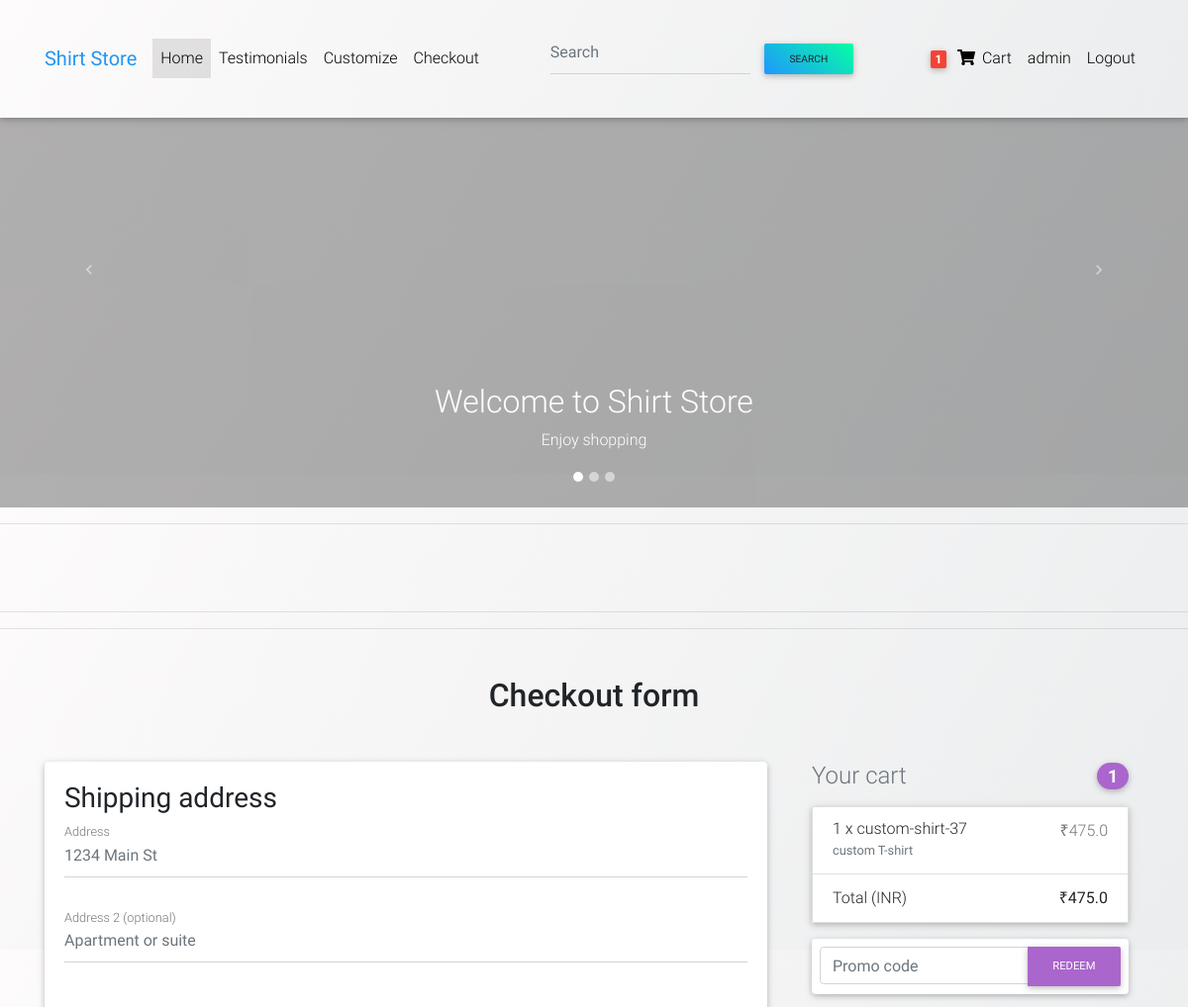
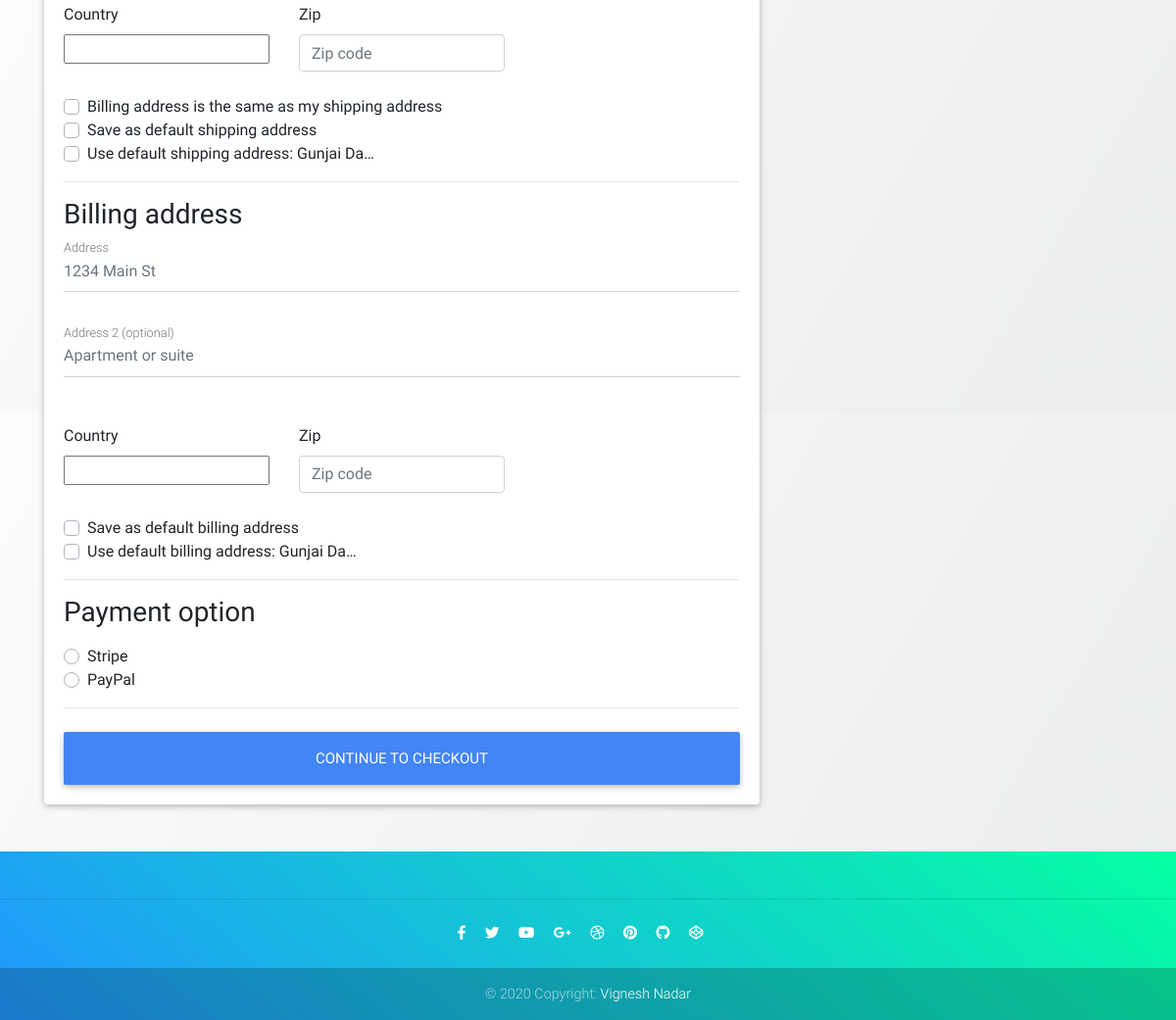
Screenshot of /checkout/ (signed in) with the database file from the repository (2 pictures, top to bottom).
### core/models.py (models this page shows, shortened)
class Order(models.Model):
    user = models.ForeignKey(settings.AUTH_USER_MODEL,
                             on_delete=models.CASCADE)
    ref_code = models.CharField(max_length=20, blank=True, null=True)
    items = models.ManyToManyField(OrderItem)
    start_date = models.DateTimeField(auto_now_add=True)
    ordered_date = models.DateTimeField()
    ordered = models.BooleanField(default=False)
    shipping_address = models.ForeignKey(
        'Address', related_name='shipping_address', on_delete=models.SET_NULL, blank=True, null=True)
    billing_address = models.ForeignKey(
        'Address', related_name='billing_address', on_delete=models.SET_NULL, blank=True, null=True)
    payment = models.ForeignKey(
        'Payment', on_delete=models.SET_NULL, blank=True, null=True)
    coupon = models.ForeignKey(
        'Coupon', on_delete=models.SET_NULL, blank=True, null=True)
    being_delivered = models.BooleanField(default=False)
    received = models.BooleanField(default=False)
    refund_requested = models.BooleanField(default=False)
    refund_granted = models.BooleanField(default=False)
    '''
    1. Item added to cart
    2. Adding a billing address
    (Failed checkout)
    3. Payment
    (Preprocessing, processing, packaging etc.)
    4. Being delivered
    5. Received
    6. Refunds
    '''
    def get_total(self):
        total = 0
        for order_item in self.items.all():
            total += order_item.get_final_price()
        if self.coupon:
            total -= self.coupon.amount
        return total

class Address(models.Model):
    user = models.ForeignKey(settings.AUTH_USER_MODEL,
                             on_delete=models.CASCADE)
    street_address = models.CharField(max_length=100)
    apartment_address = models.CharField(max_length=100)
    country = CountryField(multiple=False)
    zip = models.CharField(max_length=100)
    address_type = models.CharField(max_length=1, choices=ADDRESS_CHOICES)
    default = models.BooleanField(default=False)
    class Meta:
        verbose_name_plural = 'Addresses'

class OrderItem(models.Model):
    user = models.ForeignKey(settings.AUTH_USER_MODEL,
                             on_delete=models.CASCADE)
    ordered = models.BooleanField(default=False)
    item = models.ForeignKey(Item, on_delete=models.CASCADE)
    quantity = models.IntegerField(default=1)
    def get_total_discount_item_price(self):
        return self.quantity * self.item.discount_price
    def get_final_price(self):
        if self.item.discount_price:
            return self.get_total_discount_item_price()
        return self.get_total_item_price()

class Item(models.Model):
    title = models.CharField(max_length=100)
    price = models.FloatField()
    discount_price = models.FloatField(blank=True, null=True)
    category = models.CharField(choices=CATEGORY_CHOICES, max_length=2)
    label = models.CharField(choices=LABEL_CHOICES, max_length=1)
    slug = models.SlugField()
    description = models.TextField()
    image = models.ImageField()
    featured = models.BooleanField(default=False, blank=True, null=True)
    active = models.BooleanField(default=True, blank=True, null=True)
    iscustom = models.BooleanField(default=False, blank=True, null=True)
    custom_design = models.ImageField(
        default='shirt.jpeg', null=True, blank=True)
    print_text = models.CharField(
        max_length=200, default='', null=True, blank=True)
    size = models.CharField(choices=SHIRT_SIZE, max_length=4,
                            default='L', null=True, blank=True)
    color = models.CharField(
        max_length=150, default='blue', null=True, blank=True)
    instruction = models.CharField(
        max_length=1000, default='', null=True, blank=True)
    textcolor = models.CharField(
        max_length=30, default='white', null=True, blank=True)
    shape = models.CharField(max_length=30, default='', null=True, blank=True)
    bgcolor = models.CharField(
        max_length=30, default='black', null=True, blank=True)
    objects = ProductManager()

### core/views.py (the view, shortened to what this page needs)
# urls.py: path('checkout/', CheckoutView.as_view(), name='checkout'),
class CheckoutView(View):
    def get(self, *args, **kwargs):
        try:
            order = Order.objects.get(user=self.request.user, ordered=False)
            form = CheckoutForm()
            context = {
                'form': form,
                'couponform': CouponForm(),
                'order': order,
                'DISPLAY_COUPON_FORM': True
            }
            shipping_address_qs = Address.objects.filter(
                user=self.request.user,
                address_type='S',
                default=True
            )
            if shipping_address_qs.exists():
                context.update(
                    {'default_shipping_address': shipping_address_qs[0]})
            billing_address_qs = Address.objects.filter(
                user=self.request.user,
                address_type='B',
                default=True
            )
            if billing_address_qs.exists():
                context.update(
                    {'default_billing_address': billing_address_qs[0]})
            return render(self.request, "checkout.html", context)
        except ObjectDoesNotExist:
            messages.info(self.request, "You do not have an active order")
            return redirect("core:checkout")

### core/forms.py
class CheckoutForm(forms.Form):
    shipping_address = forms.CharField(required=False)
    shipping_address2 = forms.CharField(required=False)
    shipping_country = CountryField(blank_label='(select country)').formfield(
        required=False,
        widget=CountrySelectWidget(attrs={
            'class': 'custom-select d-block w-100',
        }))
    shipping_zip = forms.CharField(required=False)
    billing_address = forms.CharField(required=False)
    billing_address2 = forms.CharField(required=False)
    billing_country = CountryField(blank_label='(select country)').formfield(
        required=False,
        widget=CountrySelectWidget(attrs={
            'class': 'custom-select d-block w-100',
        }))
    billing_zip = forms.CharField(required=False)
    same_billing_address = forms.BooleanField(required=False)
    set_default_shipping = forms.BooleanField(required=False)
    use_default_shipping = forms.BooleanField(required=False)
    set_default_billing = forms.BooleanField(required=False)
    use_default_billing = forms.BooleanField(required=False)
    payment_option = forms.ChoiceField(
        widget=forms.RadioSelect, choices=PAYMENT_CHOICES)

class CouponForm(forms.Form):
    code = forms.CharField(widget=forms.TextInput(attrs={
        'class': 'form-control',
        'placeholder': 'Promo code',
        'aria-label': 'Recipient\'s username',
        'aria-describedby': 'basic-addon2'
    }))

### core/templatetags/cart_template_tags.py (called while the page is built)
@register.filter
def cart_item_count(user):
    if user.is_authenticated:
        qs = Order.objects.filter(user=user, ordered=False)
        if qs.exists():
            return qs[0].items.count()
    return 0

### templates/checkout.html (shortened to what this page needs)
{% extends "base.html" %}
{% load crispy_forms_tags %}
{% block content %}
  <main >
    <div class="container wow fadeIn">
      <h2 class="my-5 h2 text-center">Checkout form</h2>
      <div class="row">
        <div class="col-md-8 mb-4">
          <div class="card">
            <form method="POST" class="card-body">
              <h3>Shipping address</h3>
              <div class='hideable_shipping_form'>
                <div class="md-form mb-5">
                  <input type='text' placeholder='1234 Main St' id='shipping_address' name='shipping_address' class='form-control' />
                  <label for="shipping_address" class="">Address</label>
                </div>
                <div class="md-form mb-5">
                  <input type='text' placeholder='Apartment or suite' id='shipping_address2' name='shipping_address2' class='form-control' />
                  <label for="shipping_address2" class="">Address 2 (optional)</label>
                </div>
                <div class="row">
                  <div class="col-lg-4 col-md-12 mb-4">
                    <label for="country">Country</label>
                    {{ form.shipping_country }}
                  </div>
                  <div class="col-lg-4 col-md-6 mb-4">
                    <label for="shipping_zip">Zip</label>
                    <input type='text' placeholder='Zip code' id='shipping_zip' name='shipping_zip' class='form-control' />
                  </div>
                </div>
                <div class="custom-control custom-checkbox">
                  <label class="custom-control-label" for="same_billing_address">Billing address is the same as my shipping address</label>
                </div>
                <div class="custom-control custom-checkbox">
                  <label class="custom-control-label" for="set_default_shipping">Save as default shipping address</label>
                </div>
              </div>
              {% if default_shipping_address %}
              <div class="custom-control custom-checkbox">
                <label class="custom-control-label" for="use_default_shipping">Use default shipping address: {{ default_shipping_address.street_address|truncatechars:10 }}</label>
              </div>
              {% endif %}
              <hr>
              <h3>Billing address</h3>
              <div class='hideable_billing_form'>
                <div class="md-form mb-5">
                  <input type='text' placeholder='1234 Main St' id='billing_address' name='billing_address' class='form-control' />
                  <label for="billing_address" class="">Address</label>
                </div>
                <div class="md-form mb-5">
                  <input type='text' placeholder='Apartment or suite' id='billing_address2' name='billing_address2' class='form-control' />
                  <label for="billing_address2" class="">Address 2 (optional)</label>
                </div>
                <div class="row">
                  <div class="col-lg-4 col-md-12 mb-4">
                    <label for="country">Country</label>
                    {{ form.billing_country }}
                  </div>
                  <div class="col-lg-4 col-md-6 mb-4">
                    <label for="billing_zip">Zip</label>
                    <input type='text' placeholder='Zip code' id='billing_zip' name='billing_zip' class='form-control' />
                  </div>
                </div>
                <div class="custom-control custom-checkbox">
                  <label class="custom-control-label" for="set_default_billing">Save as default billing address</label>
                </div>
              </div>
              {% if default_billing_address %}
              <div class="custom-control custom-checkbox">
                <label class="custom-control-label" for="use_default_billing">Use default billing address: {{ default_billing_address.street_address|truncatechars:10 }}</label>
              </div>
              {% endif %}
              <hr>
              <h3>Payment option</h3>
              <div class="d-block my-3">
                {% for value, name in form.fields.payment_option.choices %}
                <div class="custom-control custom-radio">
                  <label class="custom-control-label" for="{{ name }}">{{ name }}</label>
                </div>
                {% endfor %}
              </div>
              <hr class="mb-4">
              <button class="btn btn-primary btn-lg btn-block" type="submit">Continue to checkout</button>
            </form>
          </div>
        </div>
        <div class="col-md-4 mb-4">
          {% include "order_snippet.html" %}
        </div>
      </div>
    </div>
  </main>
{% endblock content %}

### templates/navbar.html (shortened to what this page needs)
{% load cart_template_tags %}
<nav class="navbar cloudy-knoxville-gradient fixed-top navbar-expand-lg navbar-light white scrolling-navbar">
  <div class="container">
    <a class="navbar-brand waves-effect" href="/">
      <strong class="blue-text">Shirt Store</strong>
    </a>
    <div class="collapse navbar-collapse" id="navbarSupportedContent">
      <ul class="navbar-nav mr-auto">
        <li class="nav-item active">
          <a class="nav-link waves-effect" href="/">Home
          </a>
        </li>
        <li class="nav-item ">
          <a class="nav-link waves-effect" href="{% url 'basics:teston' %}">Testimonials
          </a>
        </li>
        <li class="nav-item">
          <a class="nav-link waves-effect" href="{% url 'basics:create' %}">
            Customize</a>
        </li>
        <li class="nav-item">
          <a class="nav-link waves-effect" href="/checkout">
            Checkout</a>
        </li>
      </ul>
      {% include 'basics/search/snippets/search-form.html' %}
      <ul class="navbar-nav nav-flex-icons">
        {% if request.user.is_authenticated %}
        <li class="nav-item">
          <a href="{% url 'core:order-summary' %}" class="nav-link waves-effect">
            <span class="badge red z-depth-1 mr-1"> {{ request.user|cart_item_count }} </span>
            <i class="fas fa-shopping-cart"></i>
            <span class="clearfix d-none d-sm-inline-block"> Cart </span>
          </a>
        </li>
        <li class="nav-item">
          <a class="nav-link waves-effect" href="{% url 'basics:dashboard' %}">
            <span class="clearfix d-none d-sm-inline-block"> {{ request.user.username }}</span>
          </a>
        </li>
        <li class="nav-item">
          <a class="nav-link waves-effect" href="{% url 'account_logout' %}">
            <span class="clearfix d-none d-sm-inline-block"> Logout </span>
          </a>
        </li>
        {% endif %}
      </ul>
    </div>
  </div>
</nav>

### templates/order_snippet.html (shortened to what this page needs)
<div class="col-md-12 mb-4">
    <h4 class="d-flex justify-content-between align-items-center mb-3">
        <span class="text-muted">Your cart</span>
        <span class="badge badge-secondary badge-pill">{{ order.items.count }}</span>
    </h4>
    <ul class="list-group mb-3 z-depth-1">
        {% for order_item in order.items.all %}
        <li class="list-group-item d-flex justify-content-between lh-condensed">
            <div>
                <h6 class="my-0">{{ order_item.quantity }} x {{ order_item.item.title}}</h6>
                <small class="text-muted">{{ order_item.item.description}}</small>
            </div>
            <span class="text-muted">₹{{ order_item.get_final_price }}</span>
        </li>
        {% endfor %}
        <li class="list-group-item d-flex justify-content-between">
            <span>Total (INR)</span>
            <strong>₹{{ order.get_total }}</strong>
        </li>
    </ul>
    {% if DISPLAY_COUPON_FORM %}
    <form class="card p-2" action="{% url 'core:add-coupon' %}" method="POST">
        <div class="input-group">
            {{ couponform.code }}
            <div class="input-group-append">
                <button class="btn btn-secondary btn-md waves-effect m-0" type="submit">Redeem</button>
            </div>
        </div>
    </form>
    {% endif %}
</div>

### templates/base.html (style rules this page uses)
html, body, header, .carousel { height: 60vh; }

### rows the page displays
Address: street_address "Gunjai Da…"
Address: street_address "Gunjai Da…"
Order: items.count "1", get_total "475.0"
OrderItem: quantity "1", item "custom-shirt-37", item.description "custom T-shirt", get_final_price "475.0"

### other values shown
{{ request.user|cart_item_count }} "1"
{{ request.user.username }} "admin"
{{ name }} "Stripe" "PayPal"
